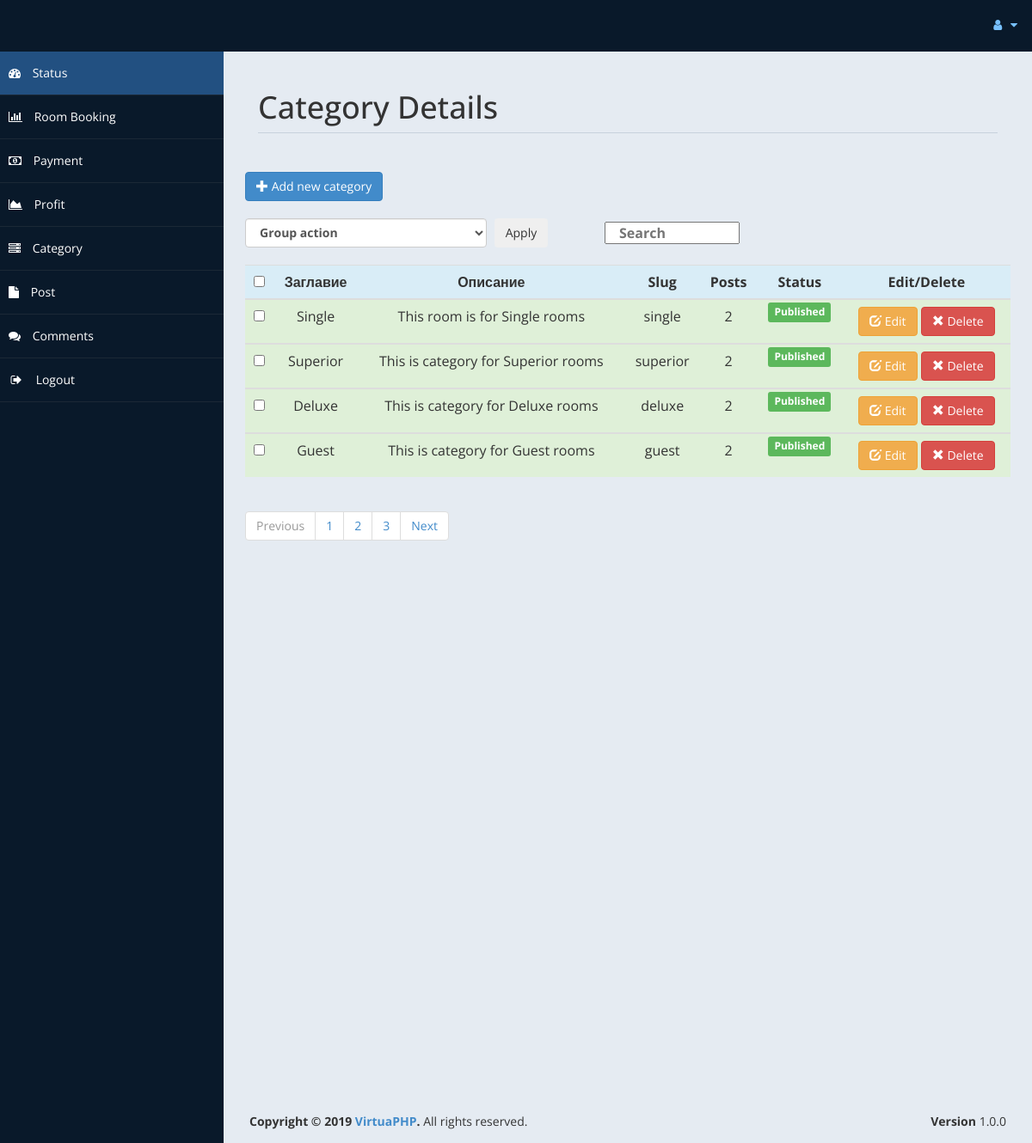
The app's page /admin/category_admin.php with its own data.
### tables this page shows
CREATE TABLE `categories` (
  `id` int(10) NOT NULL,
  `cat_title` varchar(255) NOT NULL,
  `cat_desc` varchar(255) NOT NULL,
  `cat_slug` varchar(255) NOT NULL,
  `cat_date` varchar(255) NOT NULL,
  `cat_edit_date` varchar(255) NOT NULL,
  `cat_status` varchar(10) NOT NULL,
  `cat_priority` varchar(10) NOT NULL
);

### admin/category_admin.php (the view, shortened to what this page needs)
<?php
  include "db_connection.php";
?>
<!DOCTYPE>
<html>
<link href="assets/css/bootstrap.css" rel="stylesheet" />
    <link href="assets/css/font-awesome.css" rel="stylesheet" />
	<link rel="stylesheet" href="assets/css/morris.css">
    <link href="assets/css/custom-styles.css" rel="stylesheet" />
    <link href="assets/js/dataTables/dataTables.bootstrap.css" rel="stylesheet" />
    <link rel="stylesheet" href="https://cdnjs.cloudflare.com/ajax/libs/font-awesome/4.7.0/css/font-awesome.min.css">
</head>
<body>
    <div id="wrapper">
        <nav class="navbar navbar-default top-navbar" role="navigation">
            <div class="navbar-header">
                <a class="navbar-brand" href="home.php"><?php echo $_SESSION["user"]; ?> </a>
            </div>
            <ul class="nav navbar-top-links navbar-right">
                <li class="dropdown">
                    <a class="dropdown-toggle" data-toggle="dropdown" href="#" aria-expanded="false">
                        <i class="fa fa-user fa-fw"></i> <i class="fa fa-caret-down"></i>
                    </a>
                </li>
            </ul>
        </nav>
        <nav class="navbar-default navbar-side" role="navigation">
            <div class="sidebar-collapse">
                <ul class="nav" id="main-menu">
                <li>
                        <a class="active-menu" href="home.php"><i class="fa fa-dashboard"></i> Status</a>
                    </li>
					<li>
                        <a href="roombook.php"><i class="fa fa-bar-chart-o"></i> Room Booking</a>
                    </li>
                    <li>
                        <a href="payment.php"><i class="fa fa-money"></i> Payment</a>
                    </li>
                    <li>
                        <a  href="profit.php"><i class="fa fa-area-chart"></i> Profit</a>
                    </li>
                    <li>
                        <a href="category_admin.php"><i class="fa fa-server"></i></i> Category</a>
                    </li>
                    <li>
                        <a href="post_admin.php"><i class="fa fa-file"></i> Post</a>
                    </li>
                    <li>
                        <a href="comment_admin.php"><i class="fa fa-comments"></i> Comments</a>
                    </li>
                    <li>
                        <a href="logout.php"><i class="fa fa-sign-out fa-fw"></i> Logout</a>
                    </li>
            </div>
        </nav>
        <div id="page-wrapper" >
            <div id="page-inner">
			 <div class="row">
                    <div class="col-md-12">
                        <h1 class="page-header">
                         Category Details<small> </small>
                        </h1>
                    </div>
                </div>
            <div class="row">
          <button type="button" class="btn btn-primary" data-toggle="modal" data-target="#InsertCategory"><span class="glyphicon glyphicon-plus" aria-hidden="true"></span> Add new category</button>
          <br><br>
        <div class="box-body">
          <form action="" method="post">
           <table width=100%>
            <tr>
               <th>
                 <select class="form-control" id="group_options" name="group_options">
                    <option value="" disabled selected>Group action</option>
            </select>
               </th>
               <th>&nbsp;</th>
               <th>
                  <button class="btn btn-search" type="submit" name="applyed"> Apply</button>
               </th>
               <th>
                  <input class="col-xs-4" type="text" placeholder="Search" id="myInput" aria-label="Search">
              </th>
             </tr>
           </table>
            <br>
          <table class="table table-hover">
            <tr class="info">
              <th style="text-align: center;">
                <input type="checkbox" class="form-check-input" id="selectAllCategoryCheckbox" name="selectAllCategoryCheckbox">
              </th>
              <th style="text-align: center;">Заглавие</th>
              <th style="text-align: center;">Описание</th>
              <th style="text-align: center;">Slug</th>
              <th style="text-align: center;">Posts</th>
              <th style="text-align: center;">Status</th>
              <th style="text-align: center;">Edit/Delete</th>
            </tr>
            <?php
                $sql_select_category = "SELECT * FROM categories ORDER BY id desc";
                $result_sql_select_category = mysqli_query($dbconnection, $sql_select_category);
                while ($rowcategory = mysqli_fetch_assoc($result_sql_select_category))
                {
                  $view_category_id = $rowcategory['id'];
                  $view_cat_title = $rowcategory['cat_title'];
                  $view_cat_desc = $rowcategory['cat_desc'];
                  $view_cat_slug = $rowcategory['cat_slug'];
                  $view_cat_status = $rowcategory['cat_status'];
                  $view_cat_priority = $rowcategory['cat_priority'];
                  $view_cat_date = $rowcategory['cat_date'];
             ?>
             <tbody id="myTable">
            <tr class="success">
              <td style="text-align: center;">
                <input type="checkbox" class="form-check-input" id="selectOneCheckBoxArray" name="selectOneCheckBoxArray[]" value="<?php echo $view_category_id; ?>">
              </td>
              <td style="text-align: center;"><?php echo $view_cat_title ?></td>
              <td style="text-align: center;"><?php echo $view_cat_desc ?></td>
              <td style="text-align: center;"><?php echo $view_cat_slug ?></td>
              <?php
                $posts_category_counter= 0;
                $sql_select_category_posts = "SELECT * FROM posts WHERE post_category={$view_category_id}";
                $result_sql_selectcategory_posts = mysqli_query($dbconnection, $sql_select_category_posts);
                while ($rowcategorypost = mysqli_fetch_assoc($result_sql_selectcategory_posts))
                {
                  $posts_category_counter++;
                }
             ?>
              <td style="text-align: center;"><?php echo $posts_category_counter; ?></td>
              <?php
                if ($view_cat_status==1)
                {
               ?>
              <td style="text-align: center;"><span class="label label-success">Published</span></td>
              <?php
                }
                else
                {
              ?>
              <td style="text-align: center;"><span class="label label-warning">Draft</span></td>
              <?php
                }
              ?>
              <td style="text-align: center;">
                <button type="button" name="edit" class="btn btn-warning" data-toggle="modal" data-target="#EditCategory" data-category_id_edit="<?= $view_category_id ?>" data-category_title_edit="<?= $view_cat_title ?>" data-cat_desc_edit="<?= $view_cat_desc ?>" data-cat_slug_edit="<?= $view_cat_slug ?>" data-cat_priority_edit="<?= $view_cat_priority ?>" data-cat_date_edit="<?= $view_cat_date ?>"> <span class="glyphicon glyphicon-edit" aria-hidden="true"></span> Edit</button>
               <button type="button" class="btn btn-danger" data-toggle="modal" data-target="#DeleteCategory" data-category_id_delete="<?= $view_category_id ?>"><span class="glyphicon glyphicon-remove" aria-hidden="true"></span> Delete</button>
              </td>
            </tr>
            <?php
                }
             ?>
             </tbody>
          </table>
          </form>
        </div>
        <div class="box-footer">
          <nav aria-label="Page navigation example">
            <ul class="pagination justify-content-end">
              <li class="page-item disabled">
                <a class="page-link" href="#" tabindex="-1">Previous</a>
              </li>
              <li class="page-item"><a class="page-link" href="#">1</a></li>
              <li class="page-item"><a class="page-link" href="#">2</a></li>
              <li class="page-item"><a class="page-link" href="#">3</a></li>
              <li class="page-item">
                <a class="page-link" href="#">Next</a>
              </li>
            </ul>
          </nav>
        </div>
      </div>
  </div>
  <?php include "layout/footer.php"; ?>
</body>
</html>

### admin/assets/css/custom-styles.css (style rules this page uses)
body { font-family: 'Open Sans', sans-serif; }
#wrapper { width: 100%; background:#09192A; }
#page-wrapper { padding: 15px 15px; min-height: 600px; background:#E5EBF2; }
#page-inner { width:100%; margin:10px 20px 10px 0px; background-color:transparent; padding:10px; min-height:1200px; }
h1, .h1, h2, .h2, h3, .h3 { margin-top: 7px; margin-bottom: -5px; }
.page-header { padding-bottom: 9px; margin: 10px 0 45px; border-bottom: 1px solid #C7D1DD; }
.top-navbar { margin:0px; }
.top-navbar .navbar-brand { color: #fff; width: 260px; text-align: left; height: 60px; font-size: 30px; font-weight: 700; text-transform: uppercase; line-height: 30px; }
.top-navbar .nav > li { position: relative; display: inline-block; }
.top-navbar .nav > li > a { position: relative; display: block; padding: 19px 15px; color: #77C0FD; }
.active-menu { background-color:#225081!important; }
.sidebar-collapse , .sidebar-collapse .nav { background:none; }
.sidebar-collapse .nav { padding:0; }
.sidebar-collapse .nav > li > a { color:#fff; background:transparent; text-shadow:none; }
.sidebar-collapse > .nav > li > a { padding:15px 10px; }
.sidebar-collapse > .nav > li { border-bottom: 1px solid rgba(107, 108, 109, 0.19); }
.navbar-side { border:none; background-color: transparent; }
.top-navbar { background:#09192A; border-bottom:none; }
.top-navbar .nav > li > a > i { margin-right: 2px; }
.navbar-default { border:0px solid black; }
.navbar-header { background: #09192A; }
.nav > li > a > i { margin-right:10px; }
@media (min-width:768px) { #page-wrapper { margin: 0 0 0 260px; padding: 15px 30px; min-height: 1200px; } }
@media (min-width:768px) { .navbar-side { z-index: 1; position: absolute; width: 260px; } }
@media (min-width:768px) { .navbar { border-radius: 0px; } }

### admin/category_admin.php (style rules this page uses)
*, *::before, *::after { padding: 0; margin: 0; box-sizing: border-box; }

### records on screen
categories: cat_title "Single", cat_desc "This room is for Single rooms", cat_slug "single", posts_category_counter "2", cat_status "Published"
categories: cat_title "Superior", cat_desc "This is category for Superior rooms", cat_slug "superior", posts_category_counter "2", cat_status "Published"
categories: cat_title "Deluxe", cat_desc "This is category for Deluxe rooms", cat_slug "deluxe", posts_category_counter "2", cat_status "Published"
categories: cat_title "Guest", cat_desc "This is category for Guest rooms", cat_slug "guest", posts_category_counter "2", cat_status "Published"
